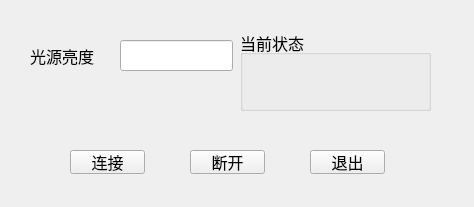
<?xml version="1.0" encoding="UTF-8"?>
<ui version="4.0">
 <class>Form</class>
 <widget class="QWidget" name="Form">
  <property name="geometry">
   <rect>
    <x>0</x>
    <y>0</y>
    <width>474</width>
    <height>207</height>
   </rect>
  </property>
  <property name="font">
   <font>
    <pointsize>12</pointsize>
   </font>
  </property>
  <property name="windowTitle">
   <string>Form</string>
  </property>
  <widget class="QLabel" name="label">
   <property name="geometry">
    <rect>
     <x>30</x>
     <y>40</y>
     <width>81</width>
     <height>31</height>
    </rect>
   </property>
   <property name="font">
    <font>
     <pointsize>12</pointsize>
    </font>
   </property>
   <property name="text">
    <string>光源亮度</string>
   </property>
  </widget>
  <widget class="QGroupBox" name="groupBox">
   <property name="geometry">
    <rect>
     <x>240</x>
     <y>30</y>
     <width>191</width>
     <height>81</height>
    </rect>
   </property>
   <property name="title">
    <string>当前状态</string>
   </property>
  </widget>
  <widget class="QLineEdit" name="lineEdit">
   <property name="geometry">
    <rect>
     <x>120</x>
     <y>40</y>
     <width>113</width>
     <height>31</height>
    </rect>
   </property>
  </widget>
  <widget class="QPushButton" name="pushButton">
   <property name="geometry">
    <rect>
     <x>70</x>
     <y>150</y>
     <width>75</width>
     <height>24</height>
    </rect>
   </property>
   <property name="text">
    <string>连接</string>
   </property>
  </widget>
  <widget class="QPushButton" name="pushButton_2">
   <property name="geometry">
    <rect>
     <x>190</x>
     <y>150</y>
     <width>75</width>
     <height>24</height>
    </rect>
   </property>
   <property name="text">
    <string>断开</string>
   </property>
  </widget>
  <widget class="QPushButton" name="pushButton_3">
   <property name="geometry">
    <rect>
     <x>310</x>
     <y>150</y>
     <width>75</width>
     <height>24</height>
    </rect>
   </property>
   <property name="text">
    <string>退出</string>
   </property>
  </widget>
 </widget>
 <resources/>
 <connections/>
</ui>
